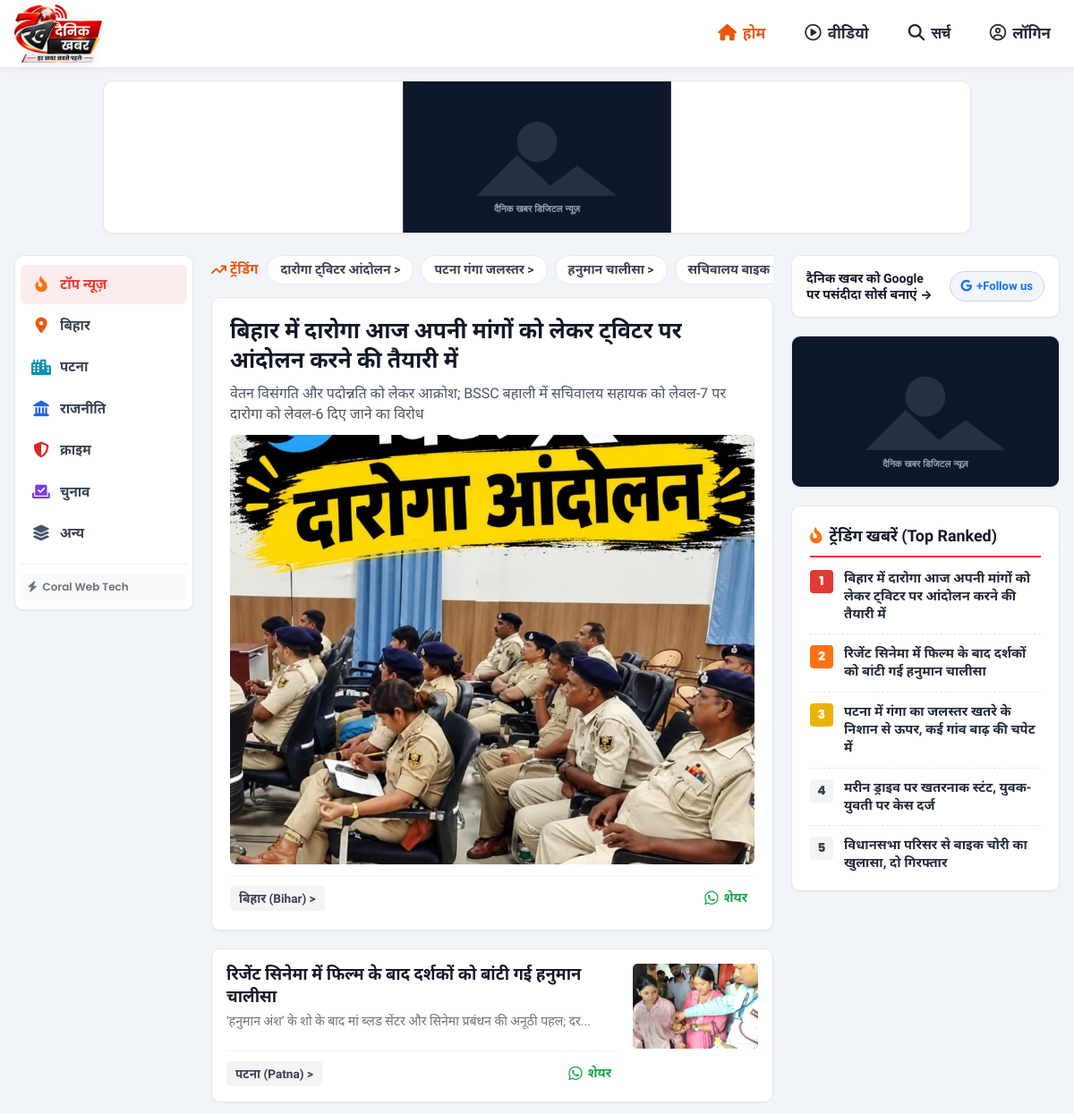
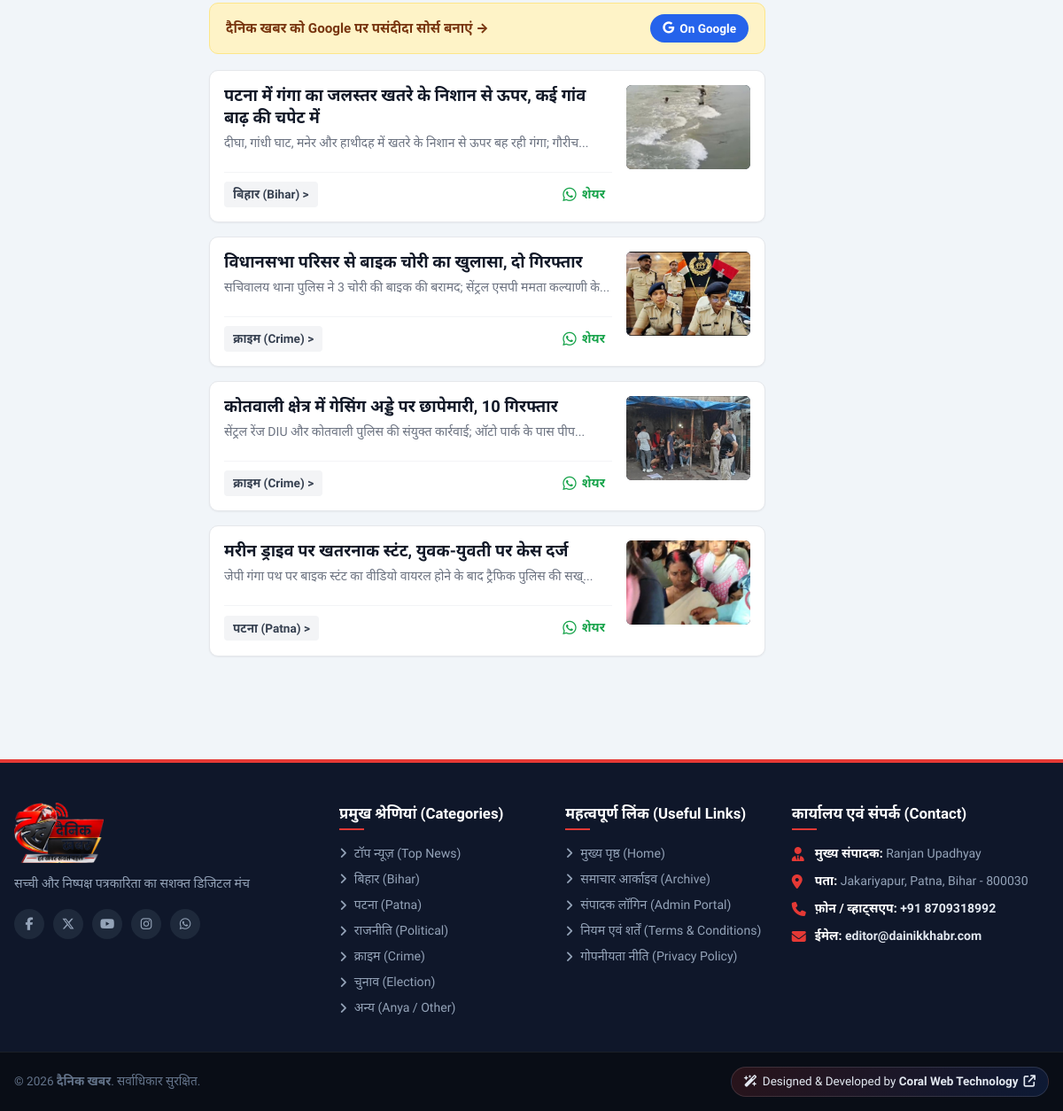
The page / on the database its author committed (2 pictures, top to bottom).
### tables this page shows
CREATE TABLE `news` (
  `id` INT AUTO_INCREMENT PRIMARY KEY,
  `category_id` INT NOT NULL,
  `language` VARCHAR(10) NOT NULL DEFAULT 'hi',
  `headline` VARCHAR(500) NOT NULL,
  `subheadline` VARCHAR(500) DEFAULT NULL,
  `slug` VARCHAR(550) NOT NULL UNIQUE,
  `content` LONGTEXT NOT NULL,
  `media_type` ENUM('image', 'video_upload', 'video_embed') NOT NULL DEFAULT 'image',
  `media_url` VARCHAR(255) NOT NULL,
  `priority_order` INT DEFAULT 0,
  `is_breaking` TINYINT(1) DEFAULT 0,
  `views` INT DEFAULT 0,
  `created_at` TIMESTAMP DEFAULT CURRENT_TIMESTAMP,
  `updated_at` TIMESTAMP DEFAULT CURRENT_TIMESTAMP ON UPDATE CURRENT_TIMESTAMP,
  FOREIGN KEY (`category_id`) REFERENCES `categories` (`id`) ON DELETE CASCADE
);

CREATE TABLE `categories` (
  `id` INT AUTO_INCREMENT PRIMARY KEY,
  `name` VARCHAR(100) NOT NULL,
  `slug` VARCHAR(120) NOT NULL UNIQUE,
  `icon` VARCHAR(50) DEFAULT 'fa-newspaper',
  `display_order` INT DEFAULT 0,
  `status` TINYINT(1) DEFAULT 1,
  `created_at` TIMESTAMP DEFAULT CURRENT_TIMESTAMP
);

CREATE TABLE `settings` (
  `id` INT AUTO_INCREMENT PRIMARY KEY,
  `site_title` VARCHAR(150) NOT NULL DEFAULT 'दैनिक खबर',
  `tagline` VARCHAR(255) NOT NULL DEFAULT 'सच्ची और निष्पक्ष पत्रकारिता का सशक्त डिजिटल मंच',
  `theme_color` VARCHAR(20) NOT NULL DEFAULT '#e53935',
  `logo_url` VARCHAR(255) DEFAULT 'assets/images/logo.svg',
  `epaper_link` VARCHAR(255) DEFAULT 'https://epaper.dainikkhabr.com',
  `created_at` TIMESTAMP DEFAULT CURRENT_TIMESTAMP,
  `updated_at` TIMESTAMP DEFAULT CURRENT_TIMESTAMP ON UPDATE CURRENT_TIMESTAMP
);

### index.php (the view, shortened to what the rows shown need)
<?php
require_once __DIR__ . '/includes/functions.php';
$siteSettings = get_site_settings($pdo);
$allStories = get_prioritized_news($pdo, 12);
$heroStory = !empty($allStories) ? $allStories[0] : null;
$feedStories = !empty($allStories) ? array_slice($allStories, 1) : [];
$trendingArticles = get_trending_news($pdo, 5);
require_once __DIR__ . '/includes/header.php';
?>
<div class="bhaskar-page-body">
  <div class="container">
    <div class="bhaskar-grid-3col">
      <main class="bhaskar-main-feed">
        <?php if ($heroStory):
          $heroUrl = BASE_URL . '/article.php?slug=' . urlencode($heroStory['slug']);
          $shareMsg = urlencode($heroStory['headline'] . "\n" . $heroUrl);
        ?>
          <article class="bhaskar-card-hero">
            <h1 class="bhaskar-hero-headline">
              <a href="<?= $heroUrl ?>">
                <?= htmlspecialchars($heroStory['headline']) ?>
              </a>
            </h1>
            <?php if (!empty($heroStory['subheadline'])): ?>
              <div class="bhaskar-hero-subheadline">
                <?= htmlspecialchars($heroStory['subheadline']) ?>
              </div>
            <?php endif; ?>
            <div class="bhaskar-hero-media">
              <a href="<?= $heroUrl ?>">
                <?= render_media_container($heroStory['media_type'], $heroStory['media_url'], $heroStory['headline']) ?>
              </a>
            </div>
            <div class="bhaskar-card-bottom-bar">
              <a href="<?= BASE_URL ?>/category.php?cat=<?= urlencode($heroStory['category_slug']) ?>" class="bhaskar-tag-pill">
                <?= htmlspecialchars($heroStory['category_name']) ?> &gt;
              </a>
              <a href="https://api.whatsapp.com/send?text=<?= $shareMsg ?>" target="_blank" rel="noopener" class="bhaskar-share-btn">
                <i class="fa-brands fa-whatsapp"></i> <span>शेयर</span>
              </a>
            </div>
          </article>
        <?php endif; ?>
        <div class="bhaskar-feed-stream">
          <?php
          $cardCounter = 0;
          foreach ($feedStories as $story):
            $cardCounter++;
            $storyUrl = BASE_URL . '/article.php?slug=' . urlencode($story['slug']);
            $storyShare = urlencode($story['headline'] . "\n" . $storyUrl);
          ?>
            <?php if ($cardCounter === 2): ?>
              <div class="bhaskar-infeed-google-card">
                <div class="bhaskar-infeed-google-text">
                  दैनिक खबर को Google पर पसंदीदा सोर्स बनाएं &rarr;
                </div>
                <a href="https://news.google.com" target="_blank" rel="noopener" class="bhaskar-google-badge-btn">
                  <i class="fa-brands fa-google"></i> <span>On Google</span>
                </a>
              </div>
            <?php endif; ?>
            <article class="bhaskar-card-split">
              <div class="bhaskar-split-left">
                <h2 class="bhaskar-split-headline">
                  <a href="<?= $storyUrl ?>">
                    <?= htmlspecialchars($story['headline']) ?>
                  </a>
                </h2>
                <?php if (!empty($story['subheadline'])): ?>
                  <p class="bhaskar-split-sub">
                    <?= htmlspecialchars(mb_substr($story['subheadline'], 0, 75)) . (mb_strlen($story['subheadline']) > 75 ? '...' : '') ?>
                  </p>
                <?php endif; ?>
                <div class="bhaskar-card-bottom-bar">
                  <a href="<?= BASE_URL ?>/category.php?cat=<?= urlencode($story['category_slug']) ?>" class="bhaskar-tag-pill">
                    <?= htmlspecialchars($story['category_name']) ?> &gt;
                  </a>
                  <a href="https://api.whatsapp.com/send?text=<?= $storyShare ?>" target="_blank" rel="noopener" class="bhaskar-share-btn">
                    <i class="fa-brands fa-whatsapp"></i> <span>शेयर</span>
                  </a>
                </div>
              </div>
              <div class="bhaskar-split-right">
                <a href="<?= $storyUrl ?>" class="bhaskar-thumb-link">
                  <img src="<?= get_media_url($story['media_url'], $story['media_type']) ?>" alt="<?= htmlspecialchars($story['headline']) ?>" loading="lazy">
                </a>
              </div>
            </article>
          <?php endforeach; ?>
        </div>
      </main>
      <aside class="bhaskar-right-rail">
        <div class="bhaskar-trending-widget">
          <div class="bhaskar-rank-list">
            <?php if (!empty($trendingArticles)): ?>
              <?php foreach ($trendingArticles as $rank => $tArticle): ?>
                <div class="bhaskar-rank-item">
                  <span class="bhaskar-rank-num"><?= $rank + 1 ?></span>
                  <a href="<?= BASE_URL ?>/article.php?slug=<?= urlencode($tArticle['slug']) ?>" class="bhaskar-rank-title">
                    <?= htmlspecialchars($tArticle['headline']) ?>
                  </a>
                </div>
              <?php endforeach; ?>
            <?php endif; ?>
          </div>
        </div>
      </aside>
    </div>
  </div>
</div>
<?php
require_once __DIR__ . '/includes/footer.php';
?>

### includes/functions.php (shortened to what the rows shown need)
<?php
require_once __DIR__ . '/../config/db.php';
function get_site_settings($pdo_conn = null) {
    global $pdo;
    $db = $pdo_conn ?: $pdo;
    static $settings = null;
    if ($settings === null) {
        $default = [
            'site_title'  => 'दैनिक खबर',
            'tagline'     => 'सच्ची और निष्पक्ष पत्रकारिता का सशक्त डिजिटल मंच',
            'theme_color' => '#e53935',
            'logo_url'    => 'assets/images/logo.png',
            'epaper_link' => 'https://epaper.dainikkhabr.com'
        ];
        if ($db) {
            try {
                $stmt = $db->query("SELECT * FROM settings WHERE id = 1 LIMIT 1");
                $row = $stmt->fetch();
                $settings = $row ?: $default;
            } catch (PDOException $e) {
                $settings = $default;
            }
        } else {
            $settings = $default;
        }
    }
    return $settings;
}
function get_all_categories($pdo_conn = null) {
    global $pdo;
    $db = $pdo_conn ?: $pdo;
    try {
        $stmt = $db->query("SELECT * FROM categories WHERE status = 1 ORDER BY display_order ASC, id ASC");
        return $stmt->fetchAll();
    } catch (PDOException $e) {
        return [];
    }
}
function get_media_url($url, $media_type = 'image') {
    if (file_exists(UPLOAD_DIR . $url)) {
        return UPLOAD_URL . $url;
    }
    return ASSETS_URL . 'images/placeholder.svg';
}
function render_media_container($mediaType, $mediaUrl, $headline = '') {
    $escapedHeadline = htmlspecialchars($headline, ENT_QUOTES, 'UTF-8');
    if ($mediaType === 'video_embed') {
        $ytId = get_youtube_video_id($mediaUrl);
        $thumb = get_youtube_thumbnail($mediaUrl);
        return '
        <div class="bhaskar-media-box" data-video-embed="' . htmlspecialchars($mediaUrl, ENT_QUOTES, 'UTF-8') . '">
            <img src="' . htmlspecialchars($thumb) . '" alt="' . $escapedHeadline . '" class="bhaskar-media-elem" loading="lazy">
            <button class="bhaskar-play-overlay" title="वीडियो चलाएं" aria-label="Play Video">
                <i class="fa-solid fa-play"></i>
            </button>
        </div>';
    } elseif ($mediaType === 'video_upload') {
        $videoSrc = (strpos($mediaUrl, 'http') === 0) ? $mediaUrl : (UPLOAD_URL . htmlspecialchars($mediaUrl));
        return '
        <div class="bhaskar-media-box">
            <video src="' . $videoSrc . '" class="bhaskar-media-elem" controls preload="metadata"></video>
        </div>';
    } else {
        $imgSrc = get_media_url($mediaUrl, 'image');
        return '
        <div class="bhaskar-media-box">
            <img src="' . htmlspecialchars($imgSrc) . '" alt="' . $escapedHeadline . '" class="bhaskar-media-elem" loading="lazy">
        </div>';
    }
}
function get_prioritized_news($pdo_conn = null, $limit = 10, $exclude_ids = []) {
    global $pdo;
    $db = $pdo_conn ?: $pdo;
    try {
        $excludeClause = "";
        $sql = "
            SELECT n.*, c.name AS category_name, c.slug AS category_slug
            FROM news n
            JOIN categories c ON n.category_id = c.id
            WHERE 1=1 $excludeClause
            ORDER BY n.priority_order ASC, n.created_at DESC
            LIMIT :limit
        ";
        $stmt = $db->prepare($sql);
        $stmt->bindValue(':limit', (int)$limit, PDO::PARAM_INT);
        $stmt->execute();
        return $stmt->fetchAll();
    } catch (PDOException $e) {
        return [];
    }
}
function get_trending_news($pdo_conn = null, $limit = 5) {
    global $pdo;
    $db = $pdo_conn ?: $pdo;
    try {
        $stmt = $db->prepare("
            SELECT n.*, c.name AS category_name, c.slug AS category_slug
            FROM news n
            JOIN categories c ON n.category_id = c.id
            ORDER BY n.views DESC, n.created_at DESC
            LIMIT :limit
        ");
        $stmt->bindValue(':limit', (int)$limit, PDO::PARAM_INT);
        $stmt->execute();
        return $stmt->fetchAll();
    } catch (PDOException $e) {
        return [];
    }
}

### includes/footer.php (shortened to what the rows shown need)
<?php
$settings = get_site_settings();
$categories = get_all_categories();
?>
<footer class="site-footer">
    <div class="footer-top">
        <div class="container footer-grid">
            <div class="footer-col brand-col">
                <div class="footer-logo">
                    <img src="<?php echo SITE_URL; ?>/assets/images/logo.png" alt="<?php echo htmlspecialchars($settings['site_title'] ?? 'दैनिक खबर'); ?>" class="footer-brand-logo-img">
                </div>
                <p class="brand-desc">
                    <?php echo htmlspecialchars($settings['tagline'] ?? 'सच्ची और निष्पक्ष पत्रकारिता का सशक्त डिजिटल मंच। देश, विदेश, राज्य और शहर की हर बड़ी खबर सबसे पहले।'); ?>
                </p>
                <div class="social-links">
                    <a href="https://facebook.com" target="_blank" rel="noopener" aria-label="Facebook"><i class="fa-brands fa-facebook-f"></i></a>
                    <a href="https://twitter.com" target="_blank" rel="noopener" aria-label="Twitter / X"><i class="fa-brands fa-x-twitter"></i></a>
                    <a href="https://youtube.com" target="_blank" rel="noopener" aria-label="YouTube"><i class="fa-brands fa-youtube"></i></a>
                    <a href="https://instagram.com" target="_blank" rel="noopener" aria-label="Instagram"><i class="fa-brands fa-instagram"></i></a>
                    <a href="https://whatsapp.com" target="_blank" rel="noopener" aria-label="WhatsApp"><i class="fa-brands fa-whatsapp"></i></a>
                </div>
            </div>
            <div class="footer-col">
                <ul class="footer-links-list">
                    <?php foreach ($categories as $cat): ?>
                        <li>
                            <a href="<?php echo SITE_URL; ?>/category.php?slug=<?php echo urlencode($cat['slug']); ?>">
                                <i class="fa-solid fa-angle-right"></i> <?php echo htmlspecialchars($cat['name']); ?>
                            </a>
                        </li>
                    <?php endforeach; ?>
                </ul>
            </div>
        </div>
    </div>
    <div class="footer-bottom">
        <div class="container footer-bottom-inner">
            <div class="copyright-text">
                &copy; <?php echo date('Y'); ?> <strong><?php echo htmlspecialchars($settings['site_title'] ?? 'दैनिक खबर'); ?></strong>. सर्वाधिकार सुरक्षित.
            </div>
        </div>
    </div>
</footer>
</body>
</html>

### rows shown on the page
news: headline "बिहार में दारोगा आज अपनी मांगों को लेकर ट्विटर पर आंदोलन करने की तैयारी में", subheadline "वेतन विसंगति और पदोन्नति को लेकर आक्रोश; BSSC बहाली में सचिवालय सहायक को लेवल-7 पर दारोगा को लेवल-6 दिए जाने का विरोध", media_url (picture)
categories: name "बिहार (Bihar)"
news: headline "रिजेंट सिनेमा में फिल्म के बाद दर्शकों को बांटी गई हनुमान चालीसा", subheadline "‘हनुमान अंश’ के शो के बाद मां ब्लड सेंटर और सिनेमा प्रबंधन की अनूठी पहल; दर", category.name "पटना (Patna)", media_url+media_type (picture)
news: shows "दैनिक खबर को Google पर पसंदीदा सोर्स बनाएं →", headline "पटना में गंगा का जलस्तर खतरे के निशान से ऊपर, कई गांव बाढ़ की चपेट में", subheadline "दीघा, गांधी घाट, मनेर और हाथीदह में खतरे के निशान से ऊपर बह रही गंगा; गौरीच", category.name "बिहार (Bihar)", media_url+media_type (picture)
news: headline "विधानसभा परिसर से बाइक चोरी का खुलासा, दो गिरफ्तार", subheadline "सचिवालय थाना पुलिस ने 3 चोरी की बाइक की बरामद; सेंट्रल एसपी ममता कल्याणी के", category.name "क्राइम (Crime)", media_url+media_type (picture)
news: headline "कोतवाली क्षेत्र में गेसिंग अड्डे पर छापेमारी, 10 गिरफ्तार", subheadline "सेंट्रल रेंज DIU और कोतवाली पुलिस की संयुक्त कार्रवाई; ऑटो पार्क के पास पीप", category.name "क्राइम (Crime)", media_url+media_type (picture)
news: headline "मरीन ड्राइव पर खतरनाक स्टंट, युवक-युवती पर केस दर्ज", subheadline "जेपी गंगा पथ पर बाइक स्टंट का वीडियो वायरल होने के बाद ट्रैफिक पुलिस की सख्", category.name "पटना (Patna)", media_url+media_type (picture)
settings: tagline "सच्ची और निष्पक्ष पत्रकारिता का सशक्त डिजिटल मंच", site_title "दैनिक खबर"
categories: name "टॉप न्यूज़ (Top News)"
categories: name "पटना (Patna)"
categories: name "राजनीति (Political)"
categories: name "क्राइम (Crime)"
categories: name "चुनाव (Election)"
categories: name "अन्य (Anya / Other)"

### other values the page prints
$bCat['name'] "टॉप न्यूज़"
$bCat['name'] "बिहार"
$bCat['name'] "पटना"
$bCat['name'] "राजनीति"
$bCat['name'] "क्राइम"
$bCat['name'] "चुनाव"
$bCat['name'] "अन्य"
